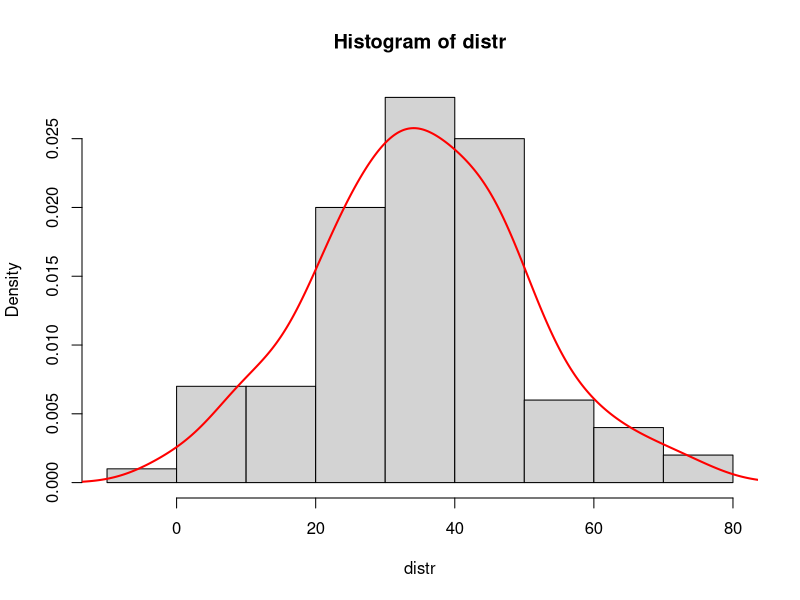
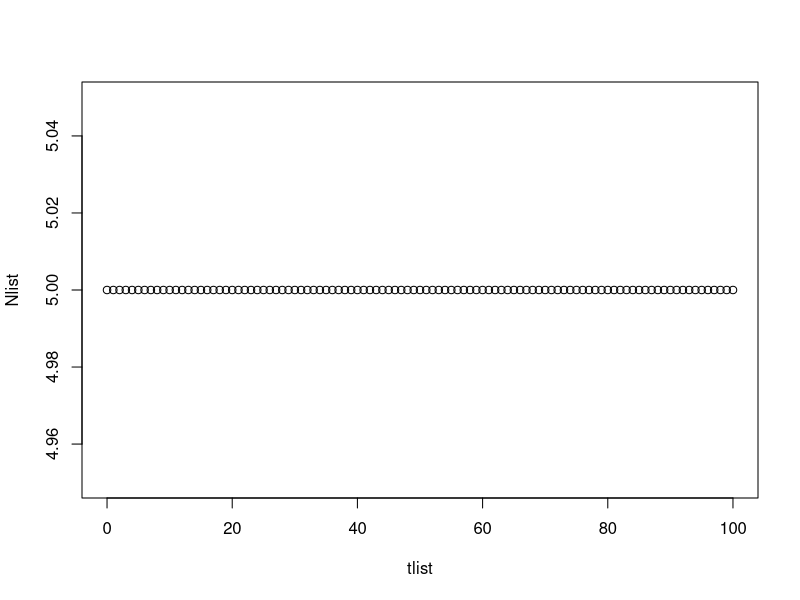

Write R code to recreate these figures, in order.
#1
circle.area <- function(r){
  return(pi*r*r)
}
circle.area(3.4)
circle.area(c(1,2,3,4))

#2
FahrToCels <- function(F){
  cels <- toString((F-32)*5/9)
  print(paste('Farenheid : value of oF is equivalent to ',cels,' oC centrigrade'))
}
FahrToCels(5)

#3
info.distr <- function(distr){
  print(paste('Mean: ', mean(distr)))
  print(paste('Median: ', median(distr)))
  print(paste('Range: ', min(distr), '-', max(distr)))
  hist(distr, probability=TRUE)
  d <- density(distr)
  lines(d$x,d$y,col='red',lwd=2)
}
distr.norm <- rnorm(100,mean=35,sd=15)
info.distr(distr.norm)

#4 (median without if statement)
median.own <- function(vect){
  vect.sorted <- sort(vect)
  med1 = ((length(vect)+1)+(length(vect)-1)%%2)/2
  med2 = ((length(vect)+1)-(length(vect)-1)%%2)/2
  medi = (vect.sorted[med1]+vect.sorted[med2]) / 2
  return(medi)
}

#5
ricker <- function(nzero, r, t, K=100){
  tlist = c(0:t)
  Nlist = c(nzero)
  for (i in tlist[1:t]){
    Nlist <- append(Nlist, tail(Nlist,1)* (r * (1-tail(Nlist,1)/K)))
  }
  return(data.frame(tlist, Nlist))
}
plot(ricker(5,20/19,100))
